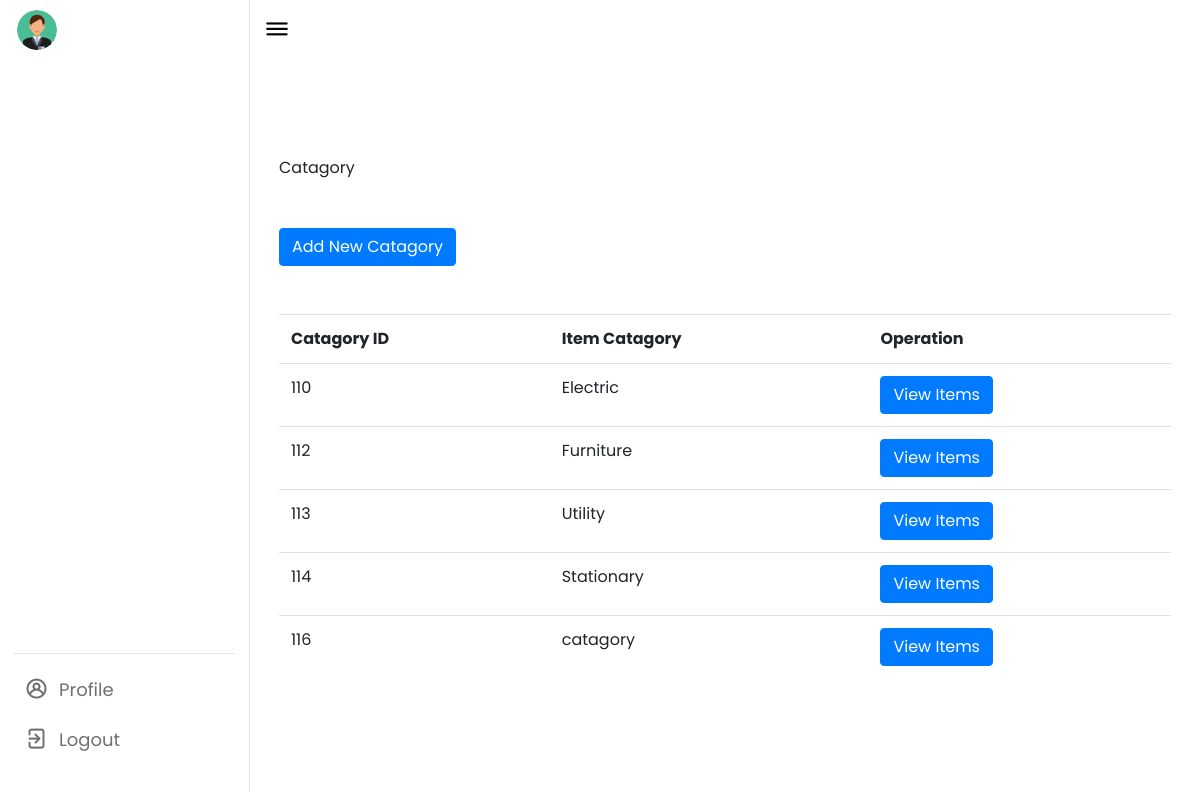
Screenshot of /stuff.php with the database file from the repository.
### tables this page shows
CREATE TABLE `item_catagory` (
  `catagory_id` int(100) NOT NULL,
  `catagory` varchar(100) NOT NULL
);

### stuff.php (the view)
<?php include 'nav/enav.php';
?>
<div class="container">
<br><br><br><br>
<div class="home-content">
        <span class="text">Catagory</span>
    </div>
    <a href="add_catagory.php" class="text"><button class="btn btn-primary my-5">Add New Catagory</button></a>
        <table class="table table">
            <thread>
                <tr>
                    <th>Catagory ID</th>
                    <th>Item Catagory</th>
                    <th>Operation</th>
                </tr>
            </thread>
            <?php
            $query = "select * from item_catagory";
            $data = mysqli_query($conn, $query);
            $total = mysqli_num_rows($data);
            if ($total != 0) {
                while ($result = mysqli_fetch_assoc($data)) {
                    echo '
        <tr>
        <td>' . $result['catagory_id'] . '</td>
        <td>' . $result['catagory'] . '</td>
        <td>
        <a href="view.php? selectid='.$result['catagory_id'].'"  class="text-light"><button  class="btn btn-primary"
        >View Items</button></a></td>
        </tr>';
                }
            }
            else {
                echo "NO records Found";
            };
            include 'nav/footer.php';

### nav/adminstyle.css (style rules this page uses)
* { margin: 0; padding: 0; box-sizing: border-box; font-family: 'Poppins', sans-serif; }
:root { --primary-color: #ffffff; --panel-color: #FFF; --text-color: #000; --black-light-color: #707070; --border-color: #e6e5e5; --toggle-color: #DDD; --box1-color: #4DA3FF; --box2-color: #FFE6AC; --box3-color: #E7D1FC; --title-icon-color: #fff; --tran-05: all 0.5s ease; --tran-03: all 0.3s ease; --tran-03: all 0.2s ease; }
body { min-height: 100vh; background-color: var(--primary-color); }
.container { padding-top: 30px; }

### rows the page displays
item_catagory: catagory_id "110", catagory "Electric"
item_catagory: catagory_id "112", catagory "Furniture"
item_catagory: catagory_id "113", catagory "Utility"
item_catagory: catagory_id "114", catagory "Stationary"
item_catagory: catagory_id "116", catagory "catagory"
